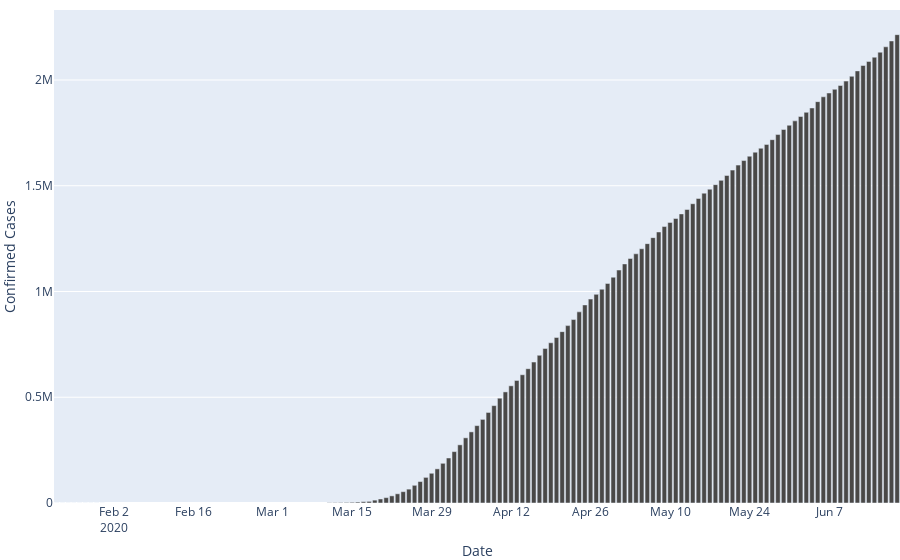

Write notebook code for a chart like this one.
### Code cell
pio.show(country_plots["cumulative_plots"]["confirmed"])
